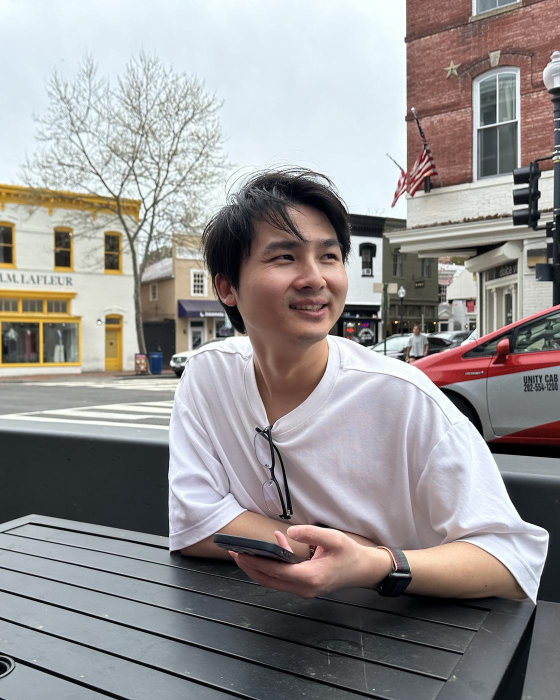
#> input picture design/assets/peng-wu-1120.jpg, 1120 x 1400 px (shown at 1/2 size)
$ python portrait.py ../assets/peng-wu-1120.jpg
#> lines starting #> are read from the running program, lines starting #| are printed output that depends on the picture
#> in main, original is the input picture: PIL image 1120x1400 RGB; mean R, G, B 150.2, 147.3, 147.2
#!/usr/bin/env python3
"""Generate the portrait sizes the design serves, from a full-resolution source.

Run once and commit the outputs; build.py never touches images.

    python3 design/tools/portrait.py /path/to/me.jpeg

Requires Pillow. Crops to 4:5 using the same window the site's CSS used to
show (the right-of-centre part of the landscape original), then writes a 1x and
a 2x JPEG into design/assets/. Colour profile and EXIF data are dropped.
"""

import sys
from pathlib import Path

try:
    from PIL import Image, ImageOps
except ImportError:  # pragma: no cover
    sys.exit("Pillow is required: pip install Pillow")

ROOT = Path(__file__).resolve().parents[1]
OUT = ROOT / "assets"
WIDTHS = (560, 1120)
ASPECT = (4, 5)
WINDOW = (0.30, 0.90)  # horizontal share of the source that matches the site's framing
QUALITY = 74


def crop_portrait(image):
    width, height = image.size
#> width = 1120; height = 1400
    left, right = int(width * WINDOW[0]), int(width * WINDOW[1])
#> left = 336; right = 1008
    target_w = min(right - left, height * ASPECT[0] // ASPECT[1])
#> target_w = 672
    target_h = target_w * ASPECT[1] // ASPECT[0]
#> target_h = 840
    offset = left + (right - left - target_w) // 2
#> offset = 336
    top = (height - target_h) // 2
#> top = 280
    return image.crop((offset, top, offset + target_w, top + target_h))
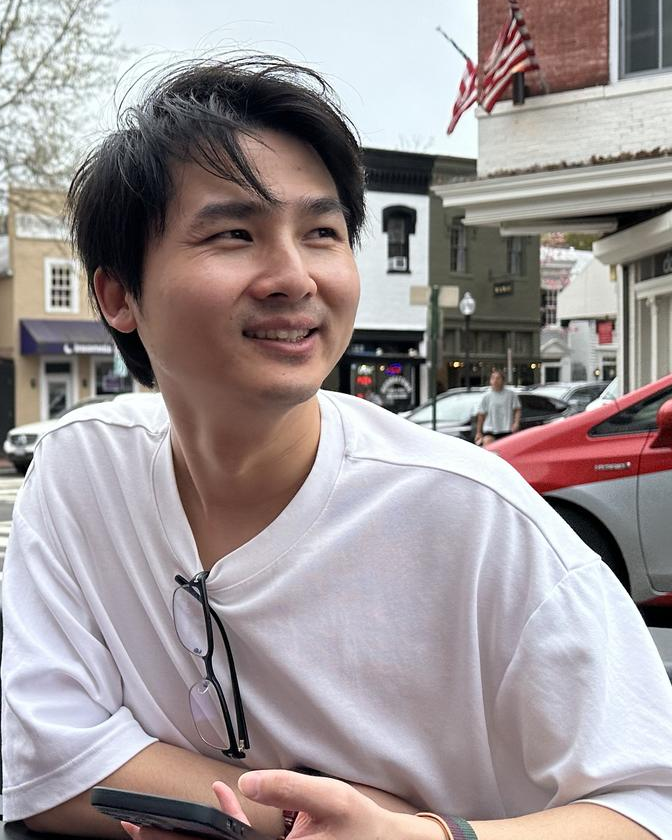
#> returned value: PIL image 672x840 RGB; mean R, G, B 158.8, 149.9, 151


def main(source):
    with Image.open(source) as original:
        image = ImageOps.exif_transpose(original).convert("RGB")
    portrait = crop_portrait(image)
    for width in WIDTHS:
        resized = portrait.resize((width, width * ASPECT[1] // ASPECT[0]), Image.LANCZOS)
        path = OUT / f"peng-wu-{width}.jpg"
        resized.save(path, "JPEG", quality=QUALITY, optimize=True, progressive=True)
        print(f"{path.relative_to(ROOT)}  {resized.size[0]}x{resized.size[1]}  {path.stat().st_size // 1024} KB")


if __name__ == "__main__":
    if len(sys.argv) != 2:
        sys.exit(__doc__)
    main(Path(sys.argv[1]))
